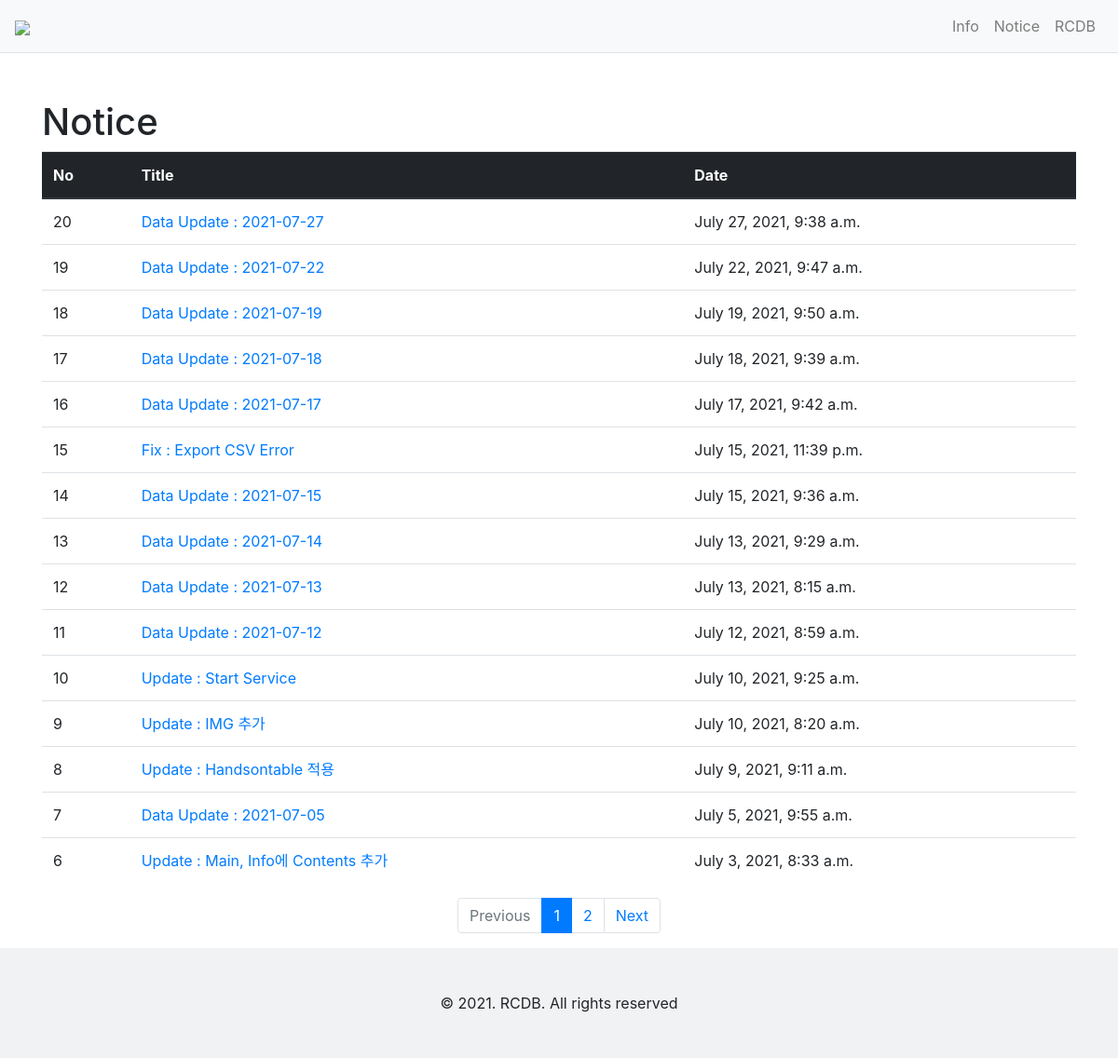
Before: /notice/ with the older database file.
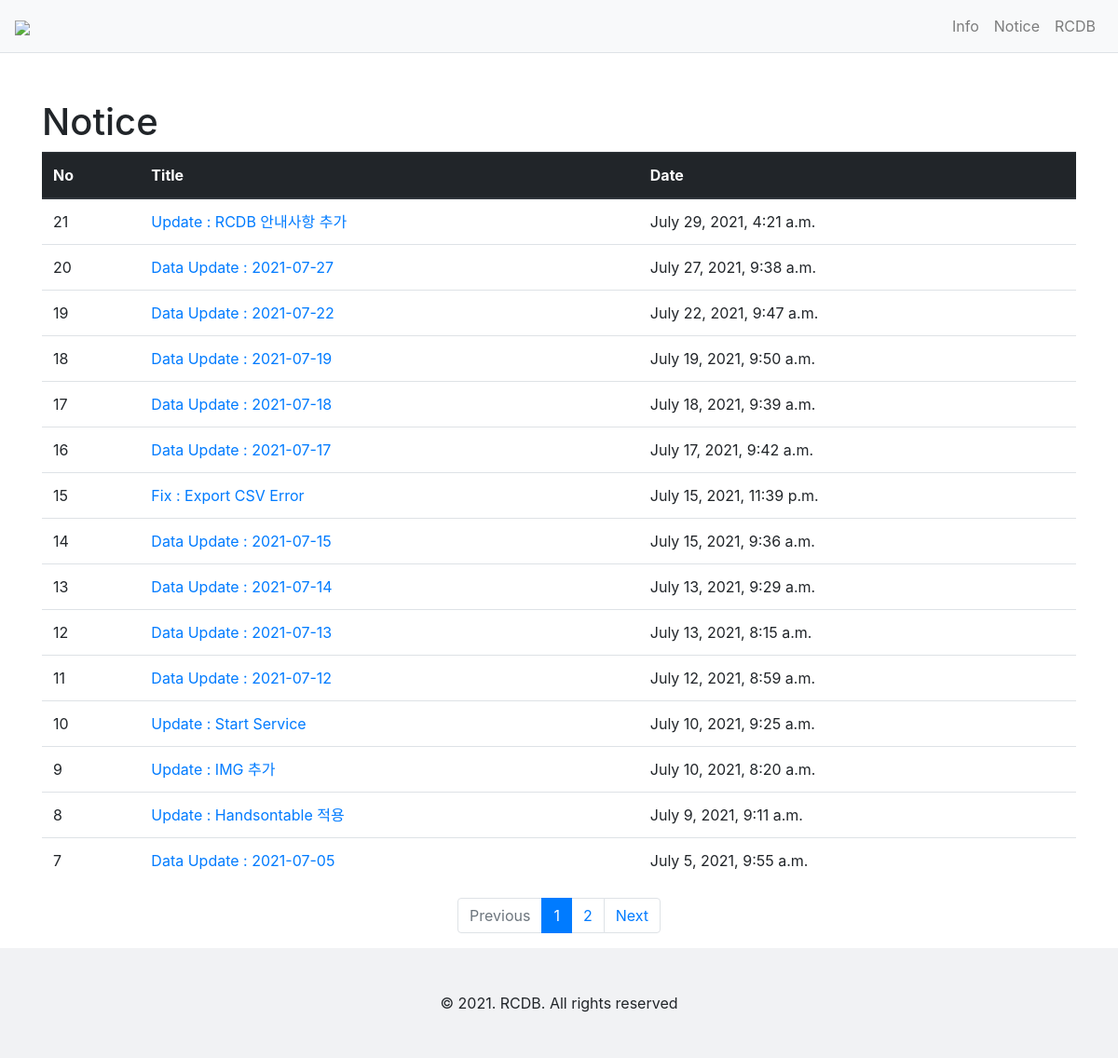
After: the same page with the newer database file.
### notice/models.py (models this page shows, shortened)
class Notice(models.Model):
    subject = models.CharField(max_length=100)
    content = models.TextField()
    create_date = models.DateTimeField()

### notice/views.py (the view)
# urls.py: path('', views.index, name='index'),
def index(request):
    page = request.GET.get('page', '1')
    notice_list = Notice.objects.order_by('-create_date')
    paginator = Paginator(notice_list, 15)
    page_obj = paginator.get_page(page)
    context = {'notice_list': page_obj}
    return render(request, 'notice/notice_list.html', context)

### notice/templatetags/md_filter.py (called while the page is built)
@register.filter
def sub(value, arg):
    return value - arg

### templates/notice/notice_list.html
{% extends 'base.html' %}
{% load md_filter %}
{% block content %}
<div class="container my-3">
    <h1 style="margin-top : 50px ;">Notice</h1>
    <table class="table">
        <thead>
        <tr class="thead-dark">
            <th>No</th>
            <th>Title</th>
            <th>Date</th>
        </tr>
        </thead>
        <tbody>
        {% if notice_list %}
        {% for notice in notice_list %}
        <tr>
            <td>{{ notice_list.paginator.count|sub:notice_list.start_index|sub:forloop.counter0|add:1 }}</td>
            <td>
                <a href="{% url 'notice:detail' notice.id %}">{{ notice.subject }}</a>
            </td>
            <td>{{ notice.create_date }}</td>
        </tr>
        {% endfor %}
        {% else %}
        <tr>
            <td colspan="3">공지가 없습니다.</td>
        </tr>
        {% endif %}
        </tbody>
    </table>
    <ul class="pagination justify-content-center">
        {% if notice_list.has_previous %}
        <li class="page-item">
            <a class="page-link" href="?page={{ notice_list.previous_page_number }}">Previous</a>
        </li>
        {% else %}
        <li class="page-item disabled">
            <a class="page-link" tabindex="-1" aria-disabled="true" href="#">Previous</a>
        </li>
        {% endif %}
        {% for page_number in notice_list.paginator.page_range %}
        {% if page_number >= notice_list.number|add:-5 and page_number <= notice_list.number|add:5 %}
            {% if page_number == notice_list.number %}
            <li class="page-item active" aria-current="page">
                <a class="page-link" href="?page={{ page_number }}">{{ page_number }}</a>
            </li>
            {% else %}
            <li class="page-item">
                <a class="page-link" href="?page={{ page_number }}">{{ page_number }}</a>
            </li>
            {% endif %}
            {% endif %}
        {% endfor %}
        {% if notice_list.has_next %}
        <li class="page-item">
            <a class="page-link" href="?page={{ notice_list.next_page_number }}">Next</a>
        </li>
        {% else %}
        <li class="page-item disabled">
            <a class="page-link" tabindex="-1" aria-disabled="true" href="#">Next</a>
        </li>
        {% endif %}
    </ul>
</div>
{% endblock %}

Changed rows visible on the page:
no longer on this page (row unchanged): Notice: paginator.count|sub "6", subject "Update : Main, Info에 Contents 추가", create_date "July 3, 2021, 8:33 a.m."
added Notice: paginator.count|sub "21", subject "Update : RCDB 안내사항 추가", create_date "July 29, 2021, 4:21 a.m."
